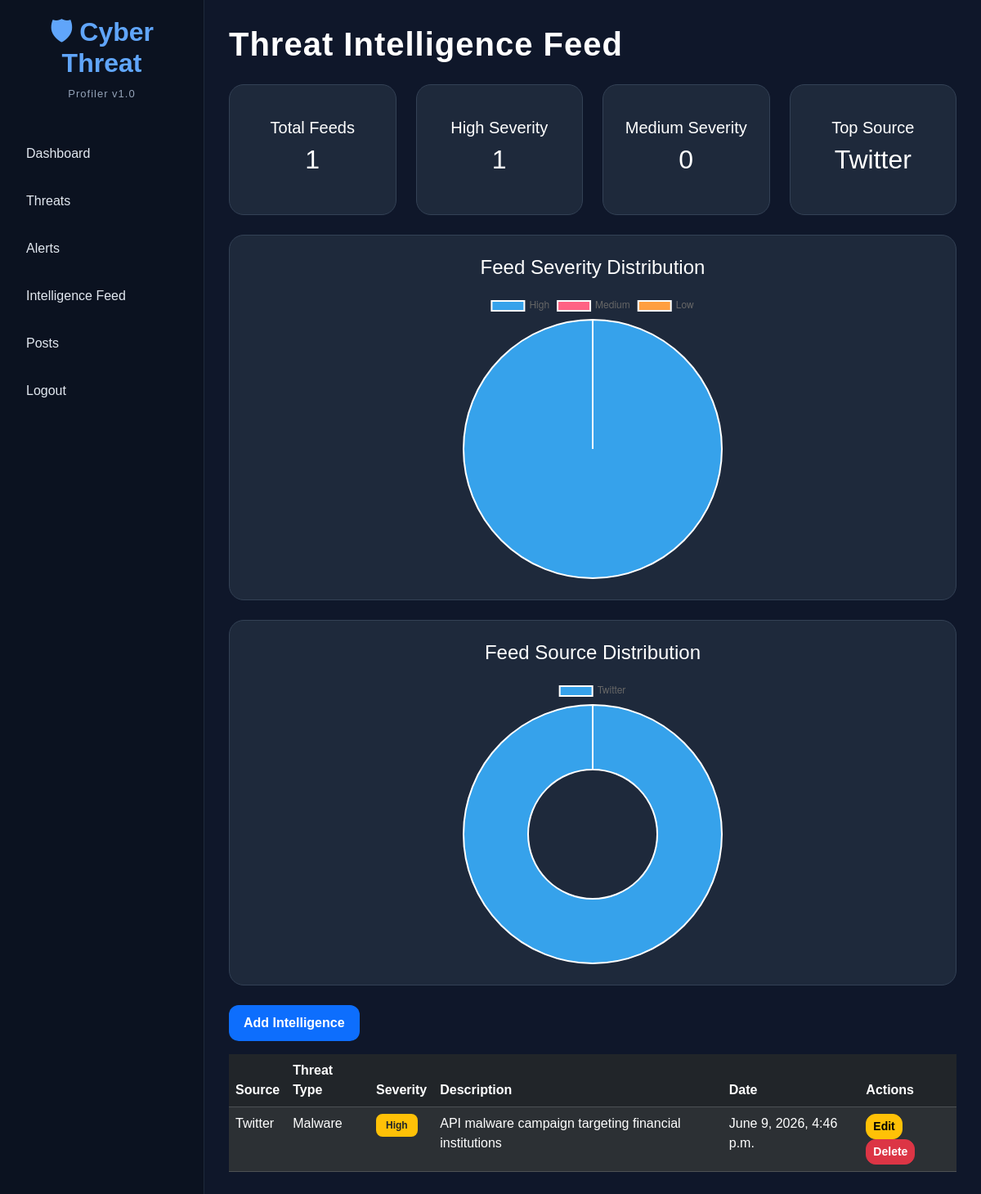
Before: /feed/ with the older database file.
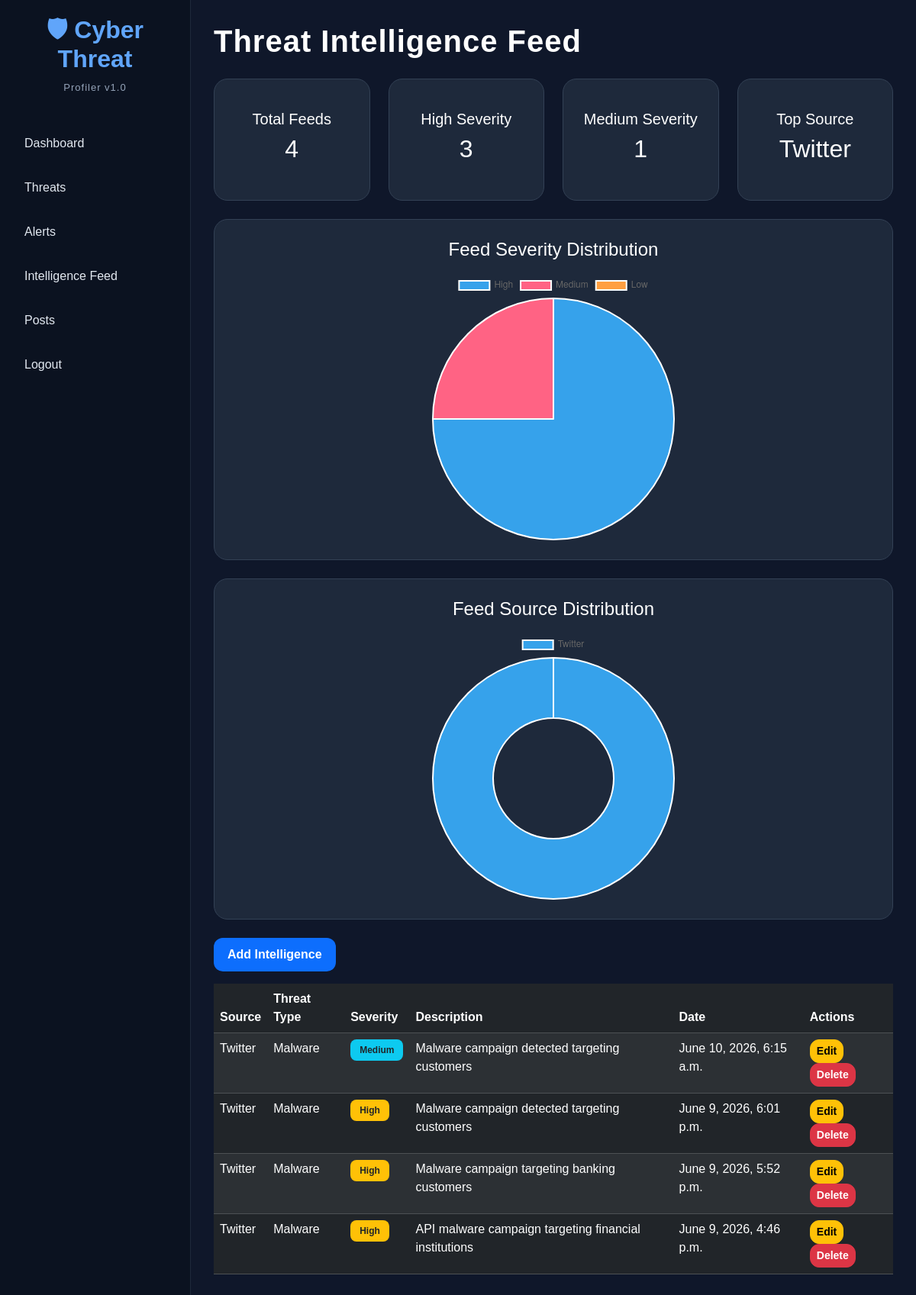
After: the same page with the newer database file.
### collector/models.py (models this page shows, shortened)
class Feed(models.Model):
    source = models.CharField(
        max_length=100
    )
    threat_type = models.CharField(
        max_length=100
    )
    severity = models.CharField(
        max_length=50
    )
    description = models.TextField()
    created_at = models.DateTimeField(
        auto_now_add=True
    )

### collector/views.py (the view)
# urls.py: path('', views.feed_list, name='feed'),
def feed_list(request):
    feeds = Feed.objects.all().order_by(
        '-created_at'
    )
    total_feeds = Feed.objects.count()
    high_count = Feed.objects.filter(
        severity='High'
    ).count()
    medium_count = Feed.objects.filter(
        severity='Medium'
    ).count()
    low_count = Feed.objects.filter(
        severity='Low'
    ).count()
    source_list = []
    for feed in feeds:
        source_list.append(
            feed.source
        )
    source_counter = Counter(
        source_list
    )
    source_labels = list(
        source_counter.keys()
    )
    source_counts = list(
        source_counter.values()
    )
    top_source = "N/A"
    if source_counter:
        top_source = max(
            source_counter,
            key=source_counter.get
        )
    return render(
        request,
        'feed.html',
        {
            'feeds': feeds,
            'total_feeds': total_feeds,
            'high_count': high_count,
            'medium_count': medium_count,
            'low_count': low_count,
            'top_source': top_source,
            'source_labels': source_labels,
            'source_counts': source_counts
        }
    )

### templates/feed.html
{% extends 'base.html' %}
{% block content %}
<h1>Threat Intelligence Feed</h1>
<div class="row mb-4">
    <div class="col-md-3">
        <div class="card-box text-center">
            <h5>Total Feeds</h5>
            <h2>{{ total_feeds }}</h2>
        </div>
    </div>
    <div class="col-md-3">
        <div class="card-box text-center">
            <h5>High Severity</h5>
            <h2>{{ high_count }}</h2>
        </div>
    </div>
    <div class="col-md-3">
        <div class="card-box text-center">
            <h5>Medium Severity</h5>
            <h2>{{ medium_count }}</h2>
        </div>
    </div>
    <div class="col-md-3">
        <div class="card-box text-center">
            <h5>Top Source</h5>
            <h2>{{ top_source }}</h2>
        </div>
    </div>
</div>
<div class="card-box mb-4">
    <h4 class="mb-3">
        Feed Severity Distribution
    </h4>
    <canvas id="severityChart"></canvas>
</div>
<div class="card-box mb-4">
    <h4 class="mb-3">
        Feed Source Distribution
    </h4>
    <canvas id="sourceChart"></canvas>
</div>
<a href="/feed/add/" class="btn btn-primary mb-3">
    Add Intelligence
</a>
<table class="table table-dark table-striped">
    <thead>
        <tr>
            <th>Source</th>
            <th>Threat Type</th>
            <th>Severity</th>
            <th>Description</th>
            <th>Date</th>
            <th>Actions</th>
        </tr>
    </thead>
    <tbody>
        {% for feed in feeds %}
        <tr>
            <td>{{ feed.source }}</td>
            <td>{{ feed.threat_type }}</td>
            <td>
                {% if feed.severity == "Critical" %}
                    <span class="badge bg-danger">
                        {{ feed.severity }}
                    </span>
                {% elif feed.severity == "High" %}
                    <span class="badge bg-warning text-dark">
                        {{ feed.severity }}
                    </span>
                {% elif feed.severity == "Medium" %}
                    <span class="badge bg-info text-dark">
                        {{ feed.severity }}
                    </span>
                {% else %}
                    <span class="badge bg-success">
                        {{ feed.severity }}
                    </span>
                {% endif %}
            </td>
            <td>{{ feed.description }}</td>
            <td>{{ feed.created_at }}</td>
            <td>
                <a href="/feed/edit/{{ feed.id }}/"
                   class="btn btn-warning btn-sm">
                    Edit
                </a>
                <a href="/feed/delete/{{ feed.id }}/"
                   class="btn btn-danger btn-sm">
                    Delete
                </a>
            </td>
        </tr>
        {% empty %}
        <tr>
            <td colspan="6" class="text-center">
                No intelligence feeds found.
            </td>
        </tr>
        {% endfor %}
    </tbody>
</table>
<script>
document.addEventListener('DOMContentLoaded', function() {
    const severityCtx =
        document.getElementById('severityChart');
    if (severityCtx) {
        new Chart(severityCtx, {
            type: 'pie',
            data: {
                labels: [
                    'High',
                    'Medium',
                    'Low'
                ],
                datasets: [{
                    data: [
                        {{ high_count }},
                        {{ medium_count }},
                        {{ low_count }}
                    ]
                }]
            }
        });
    }
    const sourceCtx =
        document.getElementById('sourceChart');
    if (sourceCtx) {
        new Chart(sourceCtx, {
            type: 'doughnut',
            data: {
                labels: {{ source_labels|safe }},
                datasets: [{
                    data: {{ source_counts|safe }}
                }]
            }
        });
    }
});
</script>
{% endblock %}

Changed rows visible on the page:
added Feed: source "Twitter", threat_type "Malware", severity "Medium", description "Malware campaign detected targeting customers", created_at "June 10, 2026, 6:15 a.m."
added Feed: source "Twitter", threat_type "Malware", severity "High", description "Malware campaign detected targeting customers", created_at "June 9, 2026, 6:01 p.m."
added Feed: source "Twitter", threat_type "Malware", severity "High", description "Malware campaign targeting banking customers", created_at "June 9, 2026, 5:52 p.m."
Other visible differences:
{{ total_feeds }}: "1" → "4"
{{ high_count }}: "1" → "3"
{{ medium_count }}: "0" → "1"
chart data {{ high_count }}: 1 → 3
chart data {{ medium_count }}: 0 → 1
chart data {{ source_counts|safe }}: [1] → [4]
